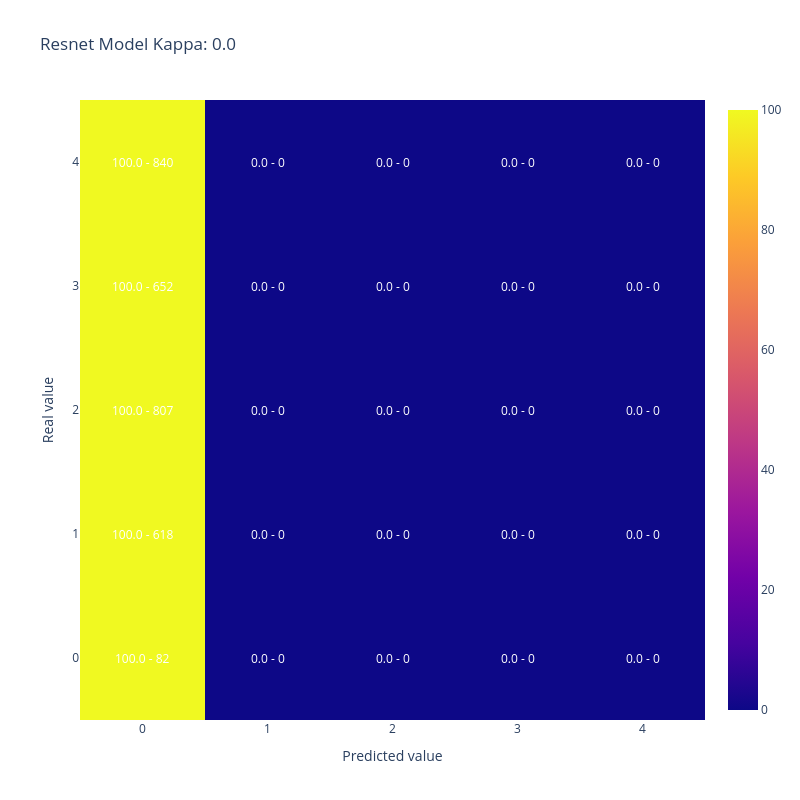

Write notebook code for a chart like this one.
### Code cell
plot_confusion_matrix(merged_datasets['AdoptionSpeed'],
                      merged_datasets['resnet_pred'], 
                    title = 'Resnet Model Kappa: ' + str(cohen_kappa_score(merged_datasets['AdoptionSpeed'],
                                                                    merged_datasets['resnet_pred'], 
                                                                    weights='quadratic')))

### Figure 1 — Plotly figure (JSON) as saved in the notebook; plotly's stock layout.template omitted (floating-point values rounded to 4 significant figures)
{"data": [{"type": "heatmap", "x": [0, 1, 2, 3, 4], "y": [0, 1, 2, 3, 4], "z": [[100.0, 0.0, 0.0, 0.0, 0.0], [100.0, 0.0, 0.0, 0.0, 0.0], [100.0, 0.0, 0.0, 0.0, 0.0], [100.0, 0.0, 0.0, 0.0, 0.0], [100.0, 0.0, 0.0, 0.0, 0.0]]}], "layout": {"annotations": [{"font": {"color": "white"}, "showarrow": false, "text": "100.0 - 82", "x": 0, "xref": "x", "y": 0, "yref": "y"}, {"font": {"color": "white"}, "showarrow": false, "text": "0.0 - 0", "x": 1, "xref": "x", "y": 0, "yref": "y"}, {"font": {"color": "white"}, "showarrow": false, "text": "0.0 - 0", "x": 2, "xref": "x", "y": 0, "yref": "y"}, {"font": {"color": "white"}, "showarrow": false, "text": "0.0 - 0", "x": 3, "xref": "x", "y": 0, "yref": "y"}, {"font": {"color": "white"}, "showarrow": false, "text": "0.0 - 0", "x": 4, "xref": "x", "y": 0, "yref": "y"}, {"font": {"color": "white"}, "showarrow": false, "text": "100.0 - 618", "x": 0, "xref": "x", "y": 1, "yref": "y"}, {"font": {"color": "white"}, "showarrow": false, "text": "0.0 - 0", "x": 1, "xref": "x", "y": 1, "yref": "y"}, {"font": {"color": "white"}, "showarrow": false, "text": "0.0 - 0", "x": 2, "xref": "x", "y": 1, "yref": "y"}, {"font": {"color": "white"}, "showarrow": false, "text": "0.0 - 0", "x": 3, "xref": "x", "y": 1, "yref": "y"}, {"font": {"color": "white"}, "showarrow": false, "text": "0.0 - 0", "x": 4, "xref": "x", "y": 1, "yref": "y"}, {"font": {"color": "white"}, "showarrow": false, "text": "100.0 - 807", "x": 0, "xref": "x", "y": 2, "yref": "y"}, {"font": {"color": "white"}, "showarrow": false, "text": "0.0 - 0", "x": 1, "xref": "x", "y": 2, "yref": "y"}, {"font": {"color": "white"}, "showarrow": false, "text": "0.0 - 0", "x": 2, "xref": "x", "y": 2, "yref": "y"}, {"font": {"color": "white"}, "showarrow": false, "text": "0.0 - 0", "x": 3, "xref": "x", "y": 2, "yref": "y"}, {"font": {"color": "white"}, "showarrow": false, "text": "0.0 - 0", "x": 4, "xref": "x", "y": 2, "yref": "y"}, {"font": {"color": "white"}, "showarrow": false, "text": "100.0 - 652", "x": 0, "xref": "x", "y": 3, "yref": "y"}, {"font": {"color": "white"}, "showarrow": false, "text": "0.0 - 0", "x": 1, "xref": "x", "y": 3, "yref": "y"}, {"font": {"color": "white"}, "showarrow": false, "text": "0.0 - 0", "x": 2, "xref": "x", "y": 3, "yref": "y"}, {"font": {"color": "white"}, "showarrow": false, "text": "0.0 - 0", "x": 3, "xref": "x", "y": 3, "yref": "y"}, {"font": {"color": "white"}, "showarrow": false, "text": "0.0 - 0", "x": 4, "xref": "x", "y": 3, "yref": "y"}, {"font": {"color": "white"}, "showarrow": false, "text": "100.0 - 840", "x": 0, "xref": "x", "y": 4, "yref": "y"}, {"font": {"color": "white"}, "showarrow": false, "text": "0.0 - 0", "x": 1, "xref": "x", "y": 4, "yref": "y"}, {"font": {"color": "white"}, "showarrow": false, "text": "0.0 - 0", "x": 2, "xref": "x", "y": 4, "yref": "y"}, {"font": {"color": "white"}, "showarrow": false, "text": "0.0 - 0", "x": 3, "xref": "x", "y": 4, "yref": "y"}, {"font": {"color": "white"}, "showarrow": false, "text": "0.0 - 0", "x": 4, "xref": "x", "y": 4, "yref": "y"}], "height": 800, "title": {"text": "Resnet Model Kappa: 0.0"}, "width": 800, "xaxis": {"title": {"text": "Predicted value"}}, "yaxis": {"title": {"text": "Real value"}}}}
